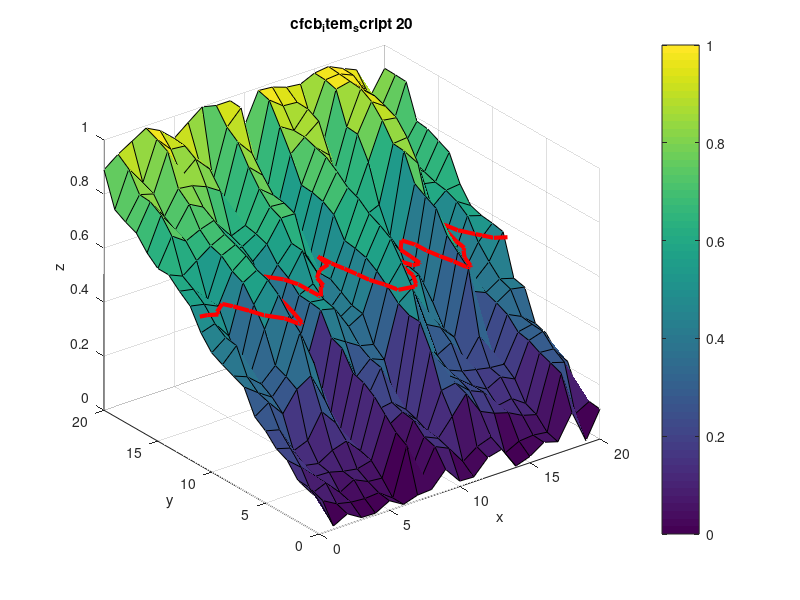

Reproduce this figure in MATLAB.
function [xi, yi, wi] = conterp(x, y, z, level, w)
% CONTERP - Interpolate along a contour.
%  conterp('demo') demonstrates itself.
%  conterp(N) demonstrates itself with an N+1-by-N+1 array.
%  [xi, yi, wi] = conterp(x, y, z, level, w) interpolates
%   3-D data w along the given contour level in the (x, y, z)
%   2-D array data.  Each row of the result represents one
%   layer in the original w array.  If the contour contains
%   more than one sequence, the pieces are separated by NaNs.
%
% Also see: CONTOURC, INTERP2.
 
% Dr. Charles R. Denham 
% Version of 28-Jul-2003 15:18:24.
% Updated    29-Jul-2003 09:52:44.

if nargin < 1, help(mfilename), x = 'demo'; end

if isequal(x, 'demo'), x = 20; end
if ischar(x), x = eval(x); end

% Demonstration.

if length(x) == 1
    N = x;
    [x, y] = meshgrid(1:N, 1:N);
    x = 0:N;
    y = 0:N;
    z = sort(rand(N+1, N+1));
    level = 0.5;
    w = z;   % Easy.
    tic
    [xxi, yyi, wwi] = feval(mfilename, x, y, z, level, w);
    t = round(toc*100)/100;
    disp([' ## ' mfilename ' ' int2str(N) ...
            ' -- Elapsed time: ' num2str(t) ' s'])
    if nargout > 0
        xi = xxi; yi = yyi; wi = wwi;
    end
    surf(x, y, z)
    hold on
    plot3(xxi, yyi, wwi+0.05, 'r-', 'LineWidth', 3)
    hold off
    s = [mfilename ' ' int2str(N)];
    title(s)
    xlabel x, ylabel y, zlabel z
    set(gca, 'CLim', [0 1])
    colorbar
    view(2)
    drawnow
    set(gcf, 'Name', s)
    figure(gcf)
    pause(2)
    view(3)
    return
end

% Get the contour matrix.

if length(level) == 1, level = [level level]; end

c = contourc(x, y, z, level);

% Get indices of actual (x, y) locations in c.

len = size(c, 2);
k = 1:len;

j = 0;
while j < length(k)
    j = j+1;
    count = c(2, j);
    k(j) = 0;
    j = j + count;
end

k = k(k > 0);

% Get the (x, y) values along the contour.

xxi = c(1, k);
yyi = c(2, k);

% Interpolate each layer of the w array along
%  the (x, y) contour.

sz = size(w);
while length(sz) < 3, sz(end+1) = 1; end
nLayers = sz(3);

wwi = zeros([nLayers length(xxi)]);

for i = 1:nLayers
    wtemp = w(:, :, i);
    wwitemp = interp2(x, y, wtemp, xxi, yyi);
    wwi(i, :) = wwitemp;
end

% Construct NaN-separated vectors for each layer.

xi = zeros(size(wwi)) + NaN;
yi = xi;
wi = xi;

for i = 1:nLayers
    xi(i, k) = xxi;
    yi(i, k) = yyi;
    wi(:, k) = wwi;
end

% Discard the first element, always a NaN.

xi(:, 1) = [];
yi(:, 1) = [];
wi(:, 1) = [];
